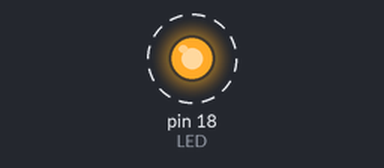
The sketch below on a simulated Arduino Uno, built with avr-gcc and run on an emulated ATmega328P. Parts: output pins drawn as LEDs (lit = HIGH). Dashed ring = blinking.

Above: at 0.05 s.
Timing chart, 0 to 3.0 s (numbered marks = the images above):
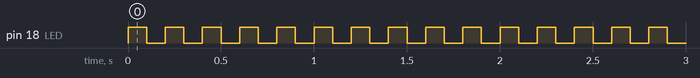

Measured:
- by itself, pin 18 (LED): alternates HIGH for 0.10 s and LOW for 0.10 s

The sketch:

blink.ino
```cpp
#define LED 18  //  LED on GPIO18

void setup() {
  pinMode(LED, OUTPUT);
}

void loop() {
  digitalWrite(LED, !digitalRead(LED));
  delay(100);
}
```
